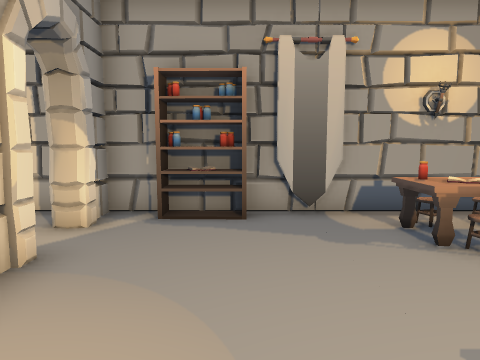
View 1 (above)

23 first-person views from a walk through a Unity game level. The camera is 1.5 m above the floor, tilts 6° down and sees 70° across. The floor is counted in squares, 1 m on a side. Each view is taken from the middle of a square. On the plan, view 1 faces up. The plan holds only what a view shows up to about 16 squares ahead; the rest is blank. The player character is not drawn. Door leaves are left out, so doorways stand open.

View 2
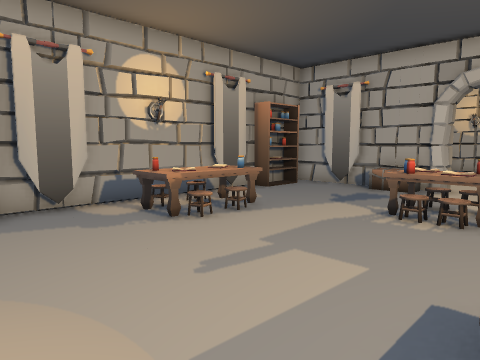

View 3
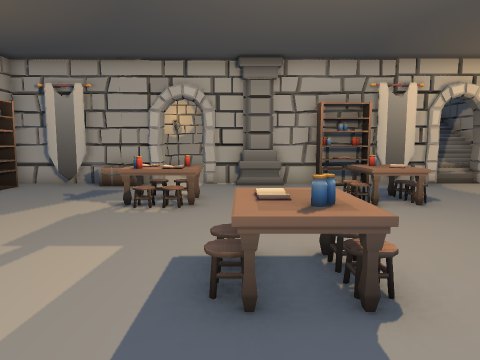

View 4
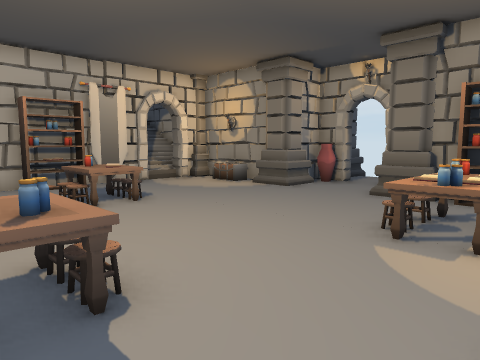

View 5
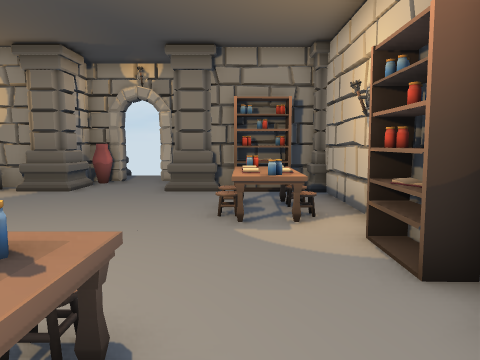

View 6
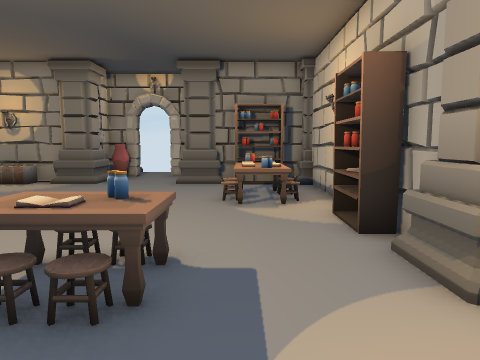

View 7
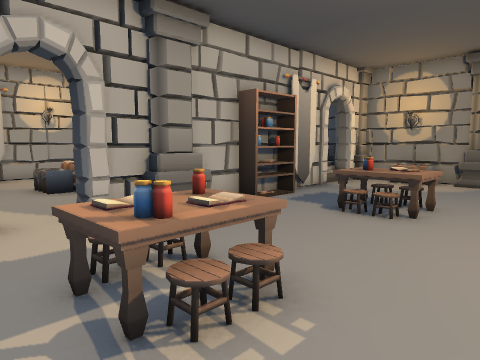

View 8
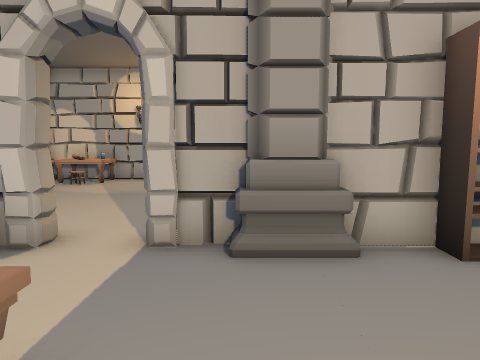

View 9
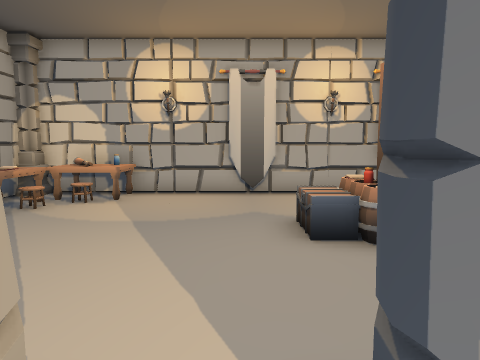

View 10
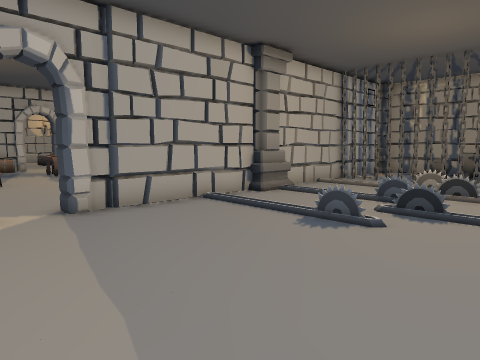

View 11
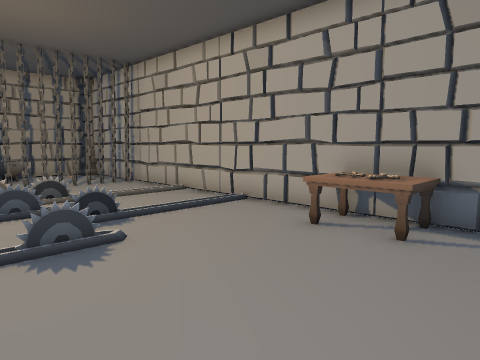

View 12
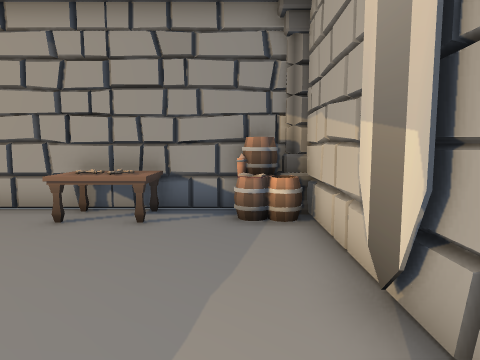

View 13
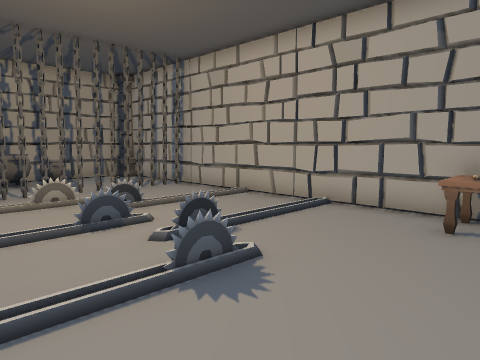

View 14
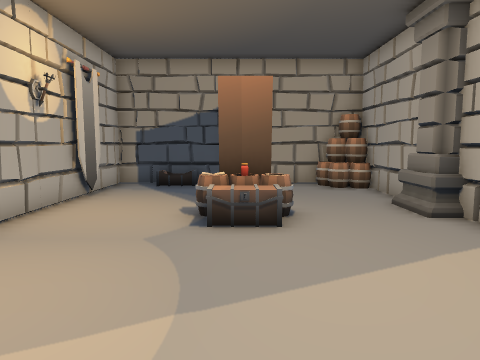

View 15
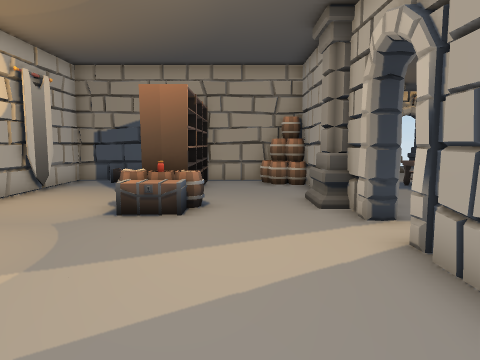

View 16
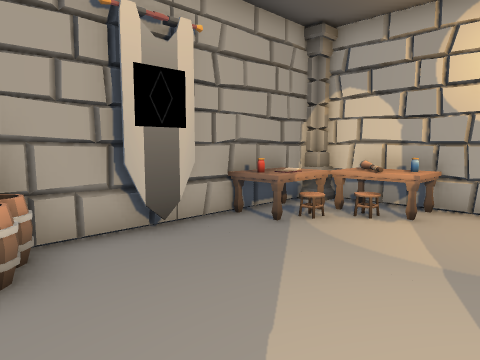

View 17
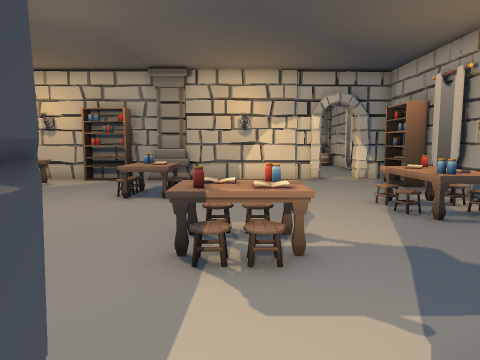

View 18
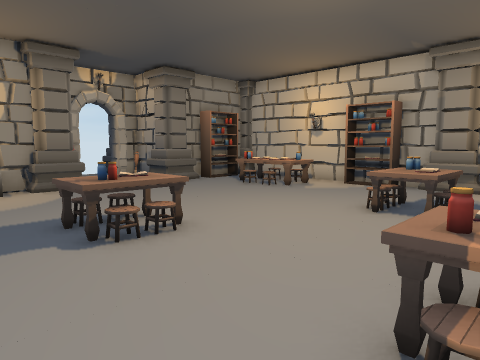

View 19
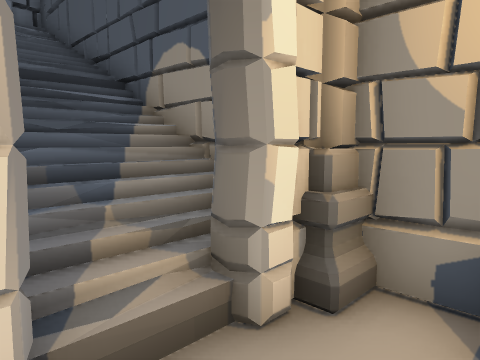

View 20
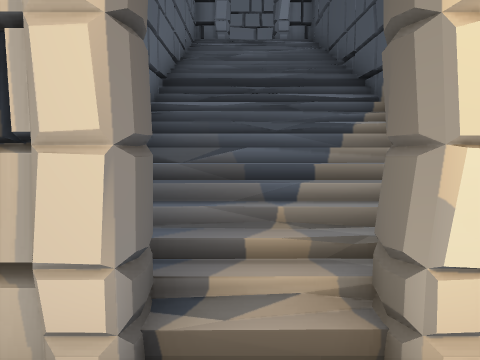

View 21
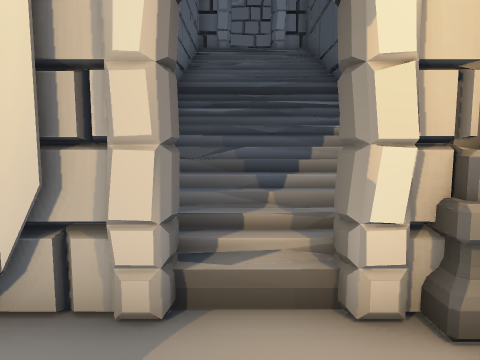

View 22
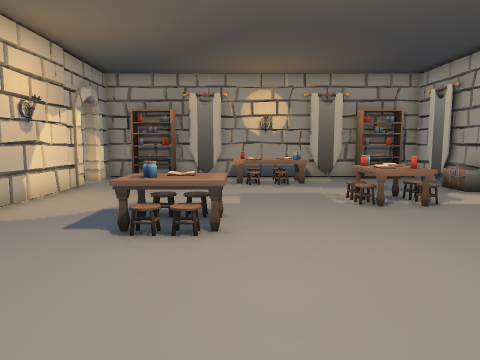

View 23
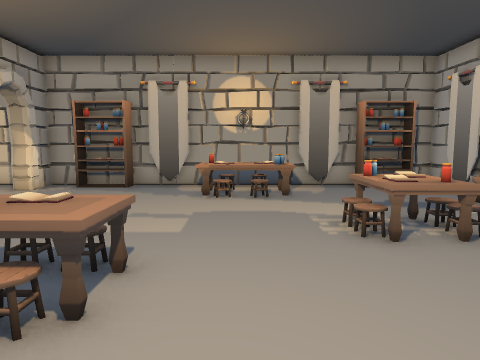

### Floor plan
Key: @ floor where view 1 was taken; # wall or solid block; . main floor; : floor 1 m higher than the main floor; + floor 4.25 m higher than the main floor; * floor 4.5 m higher than the main floor; / step, stairs or slope; D open door; = window, fence, low wall or low ledge; O other object.
Columns run from 14 left of view 1 to 21 right of it. Each row starts with its distance up from view 1.
  8 OO##################################
  7 O#O...O.  .#OOOO####OOOOO# O.O#OOOO#
  6  #OO.......D.....OOO.....# O...OOOO#
  5  #O........D.....OOO.....O.......OO#
  4  #O#.......#............ #.......OO#
  3  #O#.......#.........O..O#.........#
  2  ##........#........OOO..D.........#
  1  #....OO...#........OO...D........O#
  0  #OOO......#..@.....OOO..D...O ...O#
 -1  #OOOO..../#...OO........#O..OOO...#
 -2  # ...O.//OOO..OO........OO..O ....#
 -3  #     ../O#.............#...O ....#
 -4  #OOOO.... #O........O..OO...O ...O#
 -5  # .. O....#O........OO.OO...O ....#
 -6  #...     .#.OO..........#OO.O  ...#
 -7  ###########.O:..........OOO########
 -8  #        =#.::..........#///=//####
 -9  #         #.  ..........D///////+=#
-10  #   ####  #.............D////////*#
-11 O#######   #OOOOO...OO#O.OO//////=##
-12 OO######   O#####...##############
-13                 O..O#
-14                 ODD##
-15                   ..#
-16                   ..#

Where each view was taken, in squares from view 1:
view 1: 0 up, 0 right, facing up
view 2: 1 down, 1 left, facing up-right
view 3: 1 down, 2 left, facing right
view 4: 1 down, 2 left, facing down-right
view 5: 0 up, 0 right, facing down
view 6: 2 up, 0 right, facing down
view 7: 3 up, 4 right, facing down-right
view 8: 1 down, 6 right, facing right
view 9: 1 up, 10 right, facing right
view 10: 7 up, 11 left, facing down-right
view 11: 6 up, 6 left, facing down-left
view 12: 6 up, 5 left, facing left
view 13: 4 up, 5 left, facing down-left
view 14: 6 up, 16 right, facing down
view 15: 7 up, 14 right, facing down
view 16: 2 up, 12 right, facing up-right
view 17: 1 up, 12 right, facing left
view 18: 1 up, 10 right, facing down-left
view 19: 8 down, 9 right, facing down-right
view 20: 9 down, 9 right, facing right
view 21: 9 down, 8 right, facing right
view 22: 8 down, 3 right, facing up
view 23: 5 down, 4 right, facing up
